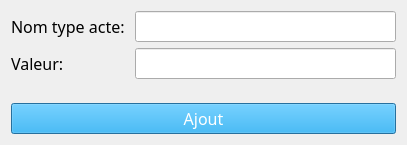
<?xml version="1.0" encoding="UTF-8"?>
<ui version="4.0">
 <class>Dialog</class>
 <widget class="QDialog" name="Dialog">
  <property name="geometry">
   <rect>
    <x>0</x>
    <y>0</y>
    <width>407</width>
    <height>145</height>
   </rect>
  </property>
  <property name="font">
   <font>
    <family>Papyrus</family>
    <pointsize>12</pointsize>
   </font>
  </property>
  <property name="windowTitle">
   <string>Ajout type acte</string>
  </property>
  <layout class="QVBoxLayout" name="verticalLayout">
   <item>
    <layout class="QFormLayout" name="formLayout">
     <item row="0" column="0">
      <widget class="QLabel" name="label">
       <property name="text">
        <string>Nom type acte: </string>
       </property>
      </widget>
     </item>
     <item row="0" column="1">
      <widget class="QLineEdit" name="input_nom"/>
     </item>
     <item row="1" column="0">
      <widget class="QLabel" name="label_2">
       <property name="text">
        <string>Valeur:</string>
       </property>
      </widget>
     </item>
     <item row="1" column="1">
      <widget class="QLineEdit" name="input_valeur"/>
     </item>
    </layout>
   </item>
   <item>
    <widget class="QPushButton" name="btn_add_type_acte">
     <property name="styleSheet">
      <string notr="true">color: rgb(255, 255, 255);
background-color: rgb(0, 170, 255);</string>
     </property>
     <property name="text">
      <string>Ajout</string>
     </property>
    </widget>
   </item>
  </layout>
 </widget>
 <resources/>
 <connections/>
</ui>
